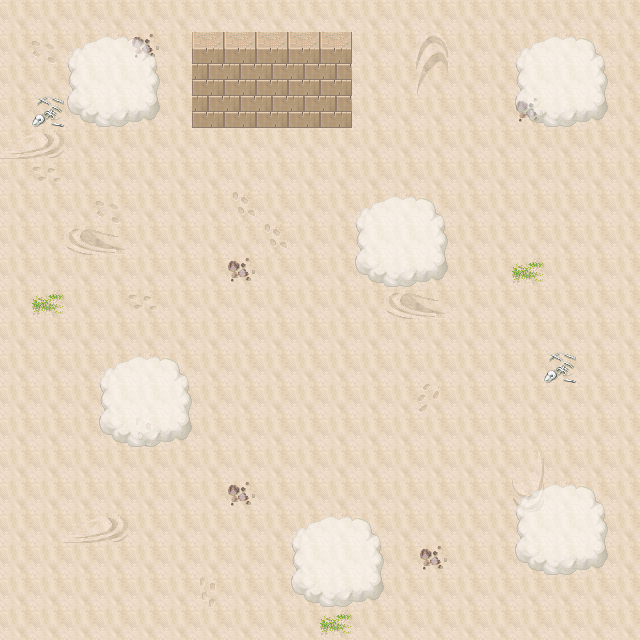

The image is a tile-based game level rendered from a .tmx file. Its description and source (layers, tilesets, objects; grid data summarised) follow:
An orthogonal 20x20 tile map with 32x32 px tiles, 7 tile layers (sol, sol1-Collision, sol2, top, ...).

<map version="1.0" orientation="orthogonal" width="20" height="20" tilewidth="32" tileheight="32" backgroundcolor="#000000">
 <tileset firstgid="1" name="Tiles2" tilewidth="32" tileheight="32">
  <image source="Tiles2.png" width="448" height="11544" />
  <tile id="2346">
   <properties>
    <property name="blocked" value="true" />
   </properties>
  </tile>
  <tile id="2788">
   <properties>
    <property name="blocked" value="true" />
   </properties>
  </tile>
 </tileset>
 <layer name="sol" width="20" height="20">
  <data>[400 cells, 400 non-empty, 18 distinct tile ids]</data>
 </layer>
 <layer name="sol1-Collision" width="20" height="20">
  <properties>
   <property name="" value="" />
  </properties>
  <data>[400 cells, 5 non-empty, 1 distinct tile ids]</data>
 </layer>
 <layer name="sol2" width="20" height="20">
  <data>[400 cells, 0 non-empty, 0 distinct tile ids]</data>
 </layer>
 <layer name="top" width="20" height="20">
  <data>[400 cells, 10 non-empty, 2 distinct tile ids]</data>
 </layer>
 <layer name="top1" width="20" height="20">
  <data>[400 cells, 0 non-empty, 0 distinct tile ids]</data>
 </layer>
 <layer name="top2" width="20" height="20">
  <data>[400 cells, 0 non-empty, 0 distinct tile ids]</data>
 </layer>
 <layer name="cloud" width="20" height="20" opacity="0.53">
  <data>[400 cells, 54 non-empty, 9 distinct tile ids]</data>
 </layer>
</map>